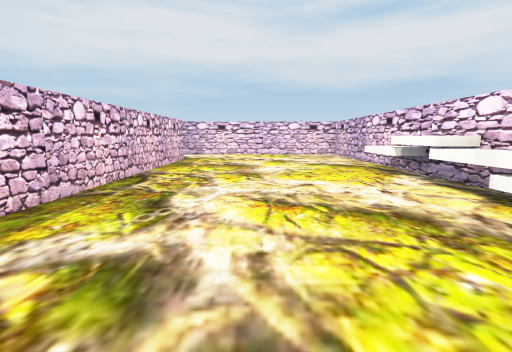
view 1 (above)

16 first-person views from a walk through a 3-D level made in the Unity game engine. The camera is 0.54 m above the floor, tilts 8° down and sees 85° across. The floor is counted in squares, 0.5 m on a side. Each view is taken from the middle of a square. On the plan, view 1 faces up. The plan holds only what a view shows up to about 12 squares ahead; the rest is blank. The place goes on beyond the plan. The player is left out. Some surface patterns are stand-ins.

view 2
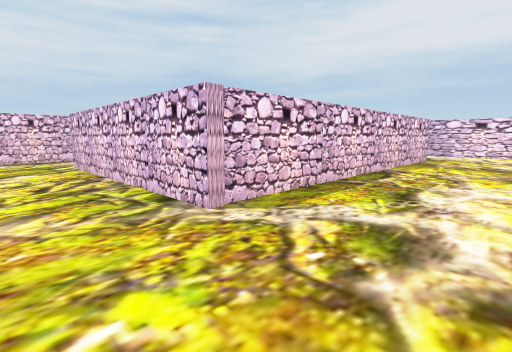

view 3
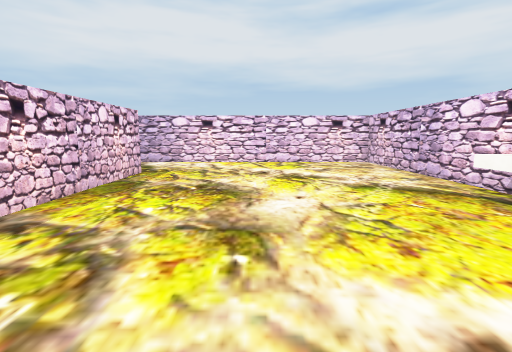

view 4
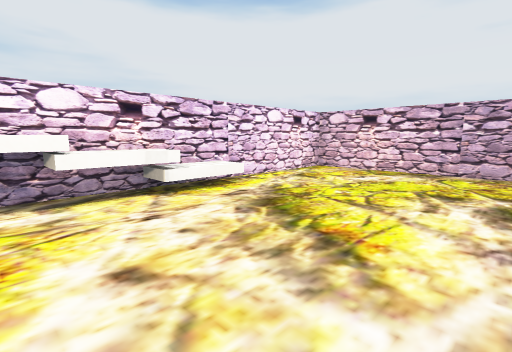

view 5
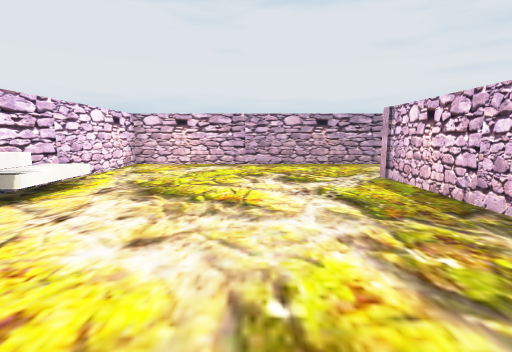

view 6
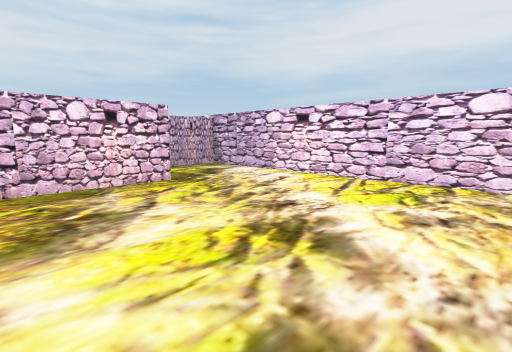

view 7
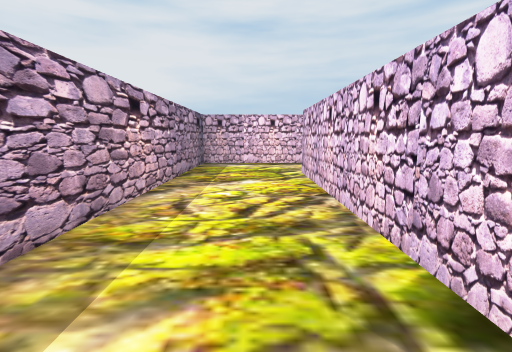

view 8
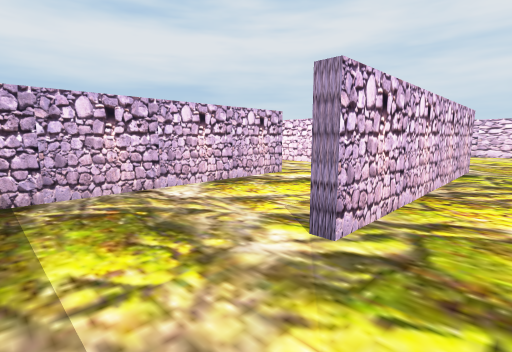

view 9
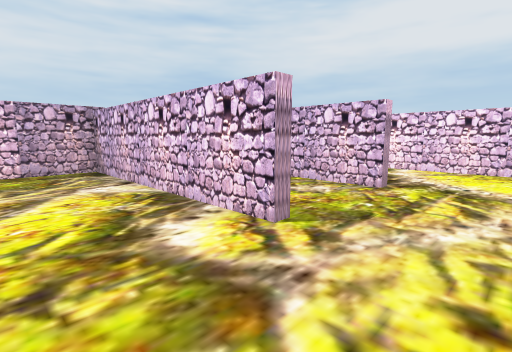

view 10
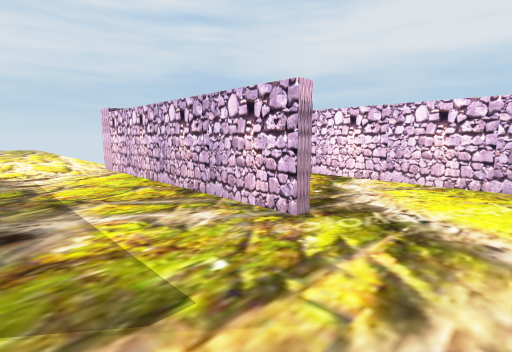

view 11
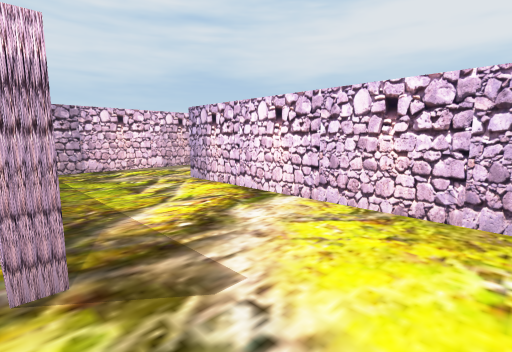

view 12
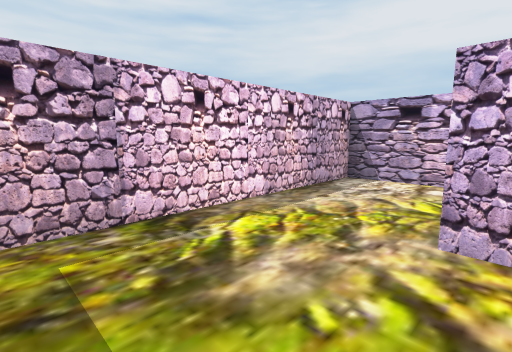

view 13
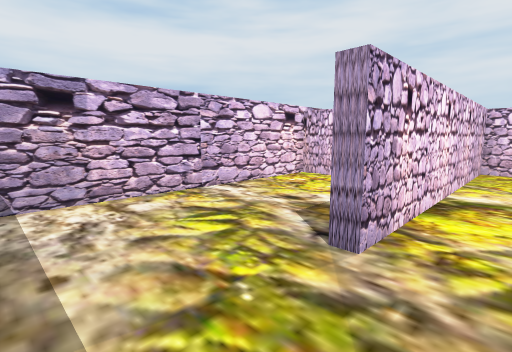

view 14
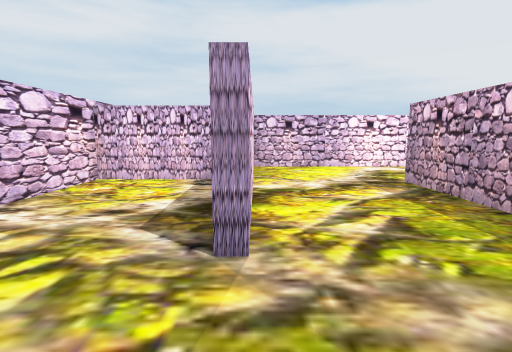

view 15
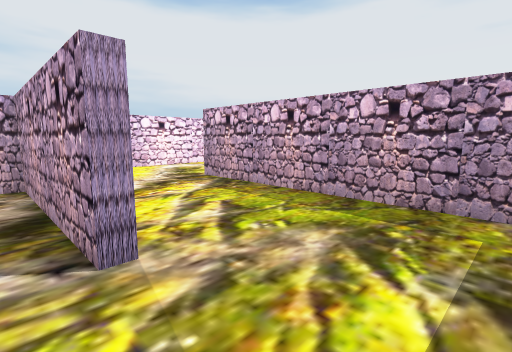

view 16
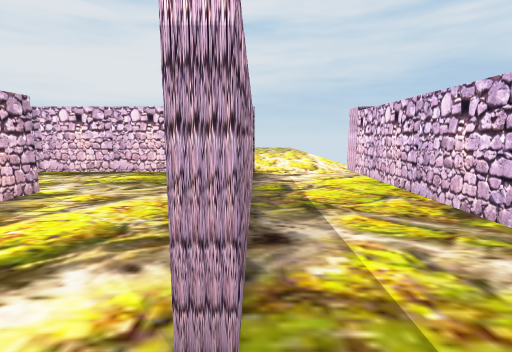

### Floor plan
Points are (right, up) in squares from view 1. A wall is a line through its corners. A room is listed if a view was taken in it or the views show most of it. See-through windows are left out.
Room 1 (views 1, 2, 3, 4, 5, 6, 7, 8, 9, 10, 11, 12, 13, 14, 15, 16)
walls: (-3.8, 6.8) (-3.8, 13.1) (-11.6, 13.1) (-11.6, 13.4) (-6.9, 13.4) (-6.9, 17) (-14.5, 17) (-14.5, 10); (-3.5, 13.5) (-3.5, 1.4) (-11.5, 1.4); (-12.6, 5.9) (-7.3, 5.9) (-7.3, 5.6) (-14.5, 5.6) (-14.5, -2.2) (4.8, -2.2) (4.8, 17) (-6.6, 17) (-6.6, 15); (-11.5, 1.7) (-10.5, 1.7); (-13.9, 9.4) (-7.3, 9.4) (-7.3, 9.1) (-15.4, 9.1)
ways out: opening at (-15.7, 8)
objects: other object (4, 3) to (4, 10)

Positions as (right, up) in squares from view 1, and headings:
1: (0, 0), facing up
2: (0, -1), facing up-left
3: (0, 5), facing up
4: (-1, 7), facing down-right
5: (0, 9), facing down
6: (3, 10), facing up-left
7: (-3, 0), facing left
8: (-14, 0), facing up-right
9: (-5, 3), facing up-left
10: (-5, 6), facing up-left
11: (-5, 9), facing up-left
12: (-11, 10), facing up-left
13: (-14, 12), facing up-right
14: (-14, 13), facing right
15: (-14, 14), facing down-right
16: (-6, 6), facing left
